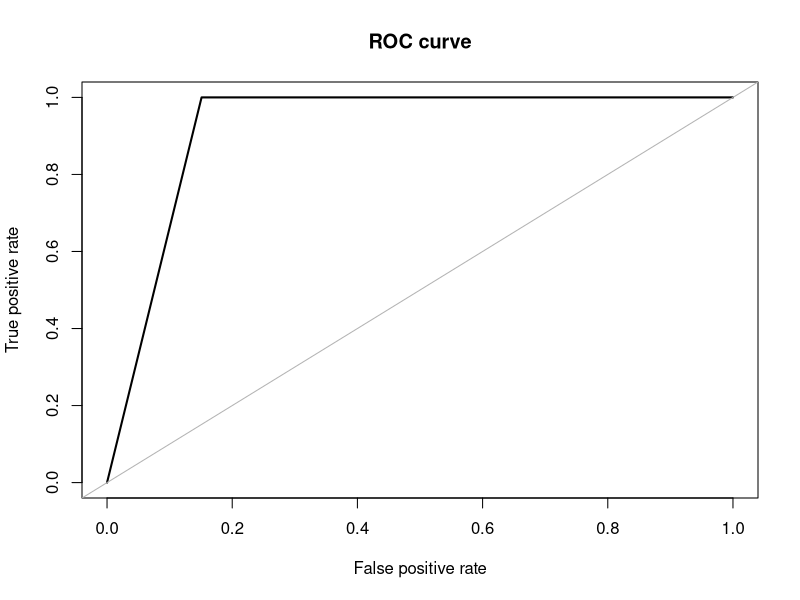
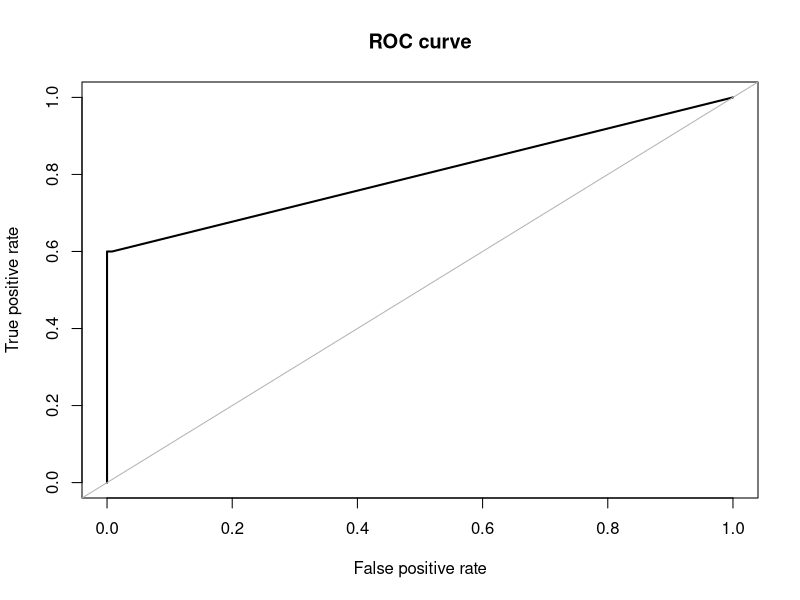

Write the R code that produced these figures, in order.
install.packages("ROSE")
library(ROSE)
data(hacide)
str(hacide.train)
table(hacide.train$cls)
prop.table(table(hacide.train$cls))
library(rpart)
treeimb<-rpart(cls~.,data = hacide.train)
pred.treeimb<-predict(treeimb,newdata = hacide.test)
accuracy.meas(hacide.test$cls,pred.treeimb[,2])
roc.curve(hacide.test$cls,pred.treeimb[,2],plotit = FALSE)

#over sampling
data_balanced_over<-ovun.sample(cls~.,data = hacide.train ,method = "over", N = 1960)$data
table(data_balanced_over$cls)

#under sampling
data_balanced_under<-ovun.sample(cls~.,data = hacide.train ,method = "under", N = 40, seed = 1)$data
table(data_balanced_under$cls)

#both
# p refers to probability of postive class in newly generated sample
data_balanced_both<-ovun.sample(cls~.,data = hacide.train ,method = "both", p = 0.5,N = 1000, seed = 1)$data
table(data_balanced_both$cls)

#build decision tree models

#tree.rose <- rpart(cls ~ ., data = data.rose)
tree.over <- rpart(cls ~ ., data = data_balanced_over)
tree.under <- rpart(cls ~ ., data = data_balanced_under)
tree.both <- rpart(cls ~ ., data = data_balanced_both)

#make predictions on unseen data
pred.tree.over<-predict(tree.over, newdata = hacide.test)
pred.tree.under<-predict(tree.under, newdata = hacide.test)
pred.tree.both<-predict(tree.both, newdata = hacide.test)

#capture ROC metric


#AUC Oversampling
#roc.curve(hacide.test$cls, pred.tree.over[,2])
#Area under the curve (AUC): 0.798

#AUC Undersampling
roc.curve(hacide.test$cls, pred.tree.under[,2])
#Area under the curve (AUC): 0.867

#AUC Both
roc.curve(hacide.test$cls, pred.tree.both[,2])
#Area under the curve (AUC): 0.798  

ROSE.holdout <- ROSE.eval(cls ~ ., data = hacide.train, learner = rpart, method.assess = "holdout", extr.pred = function(obj)obj[,2], seed = 1)
ROSE.holdout
  
